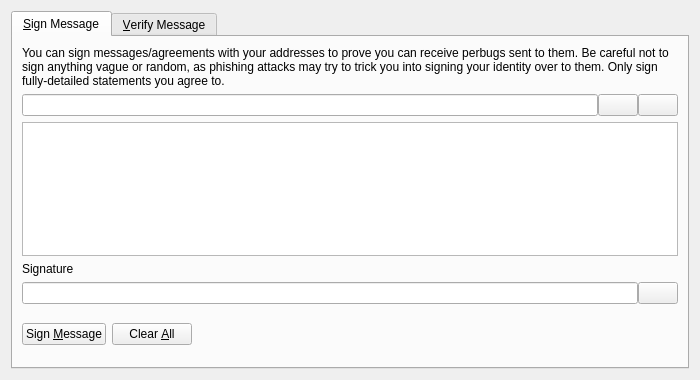
<?xml version="1.0" encoding="UTF-8"?>
<ui version="4.0">
 <class>SignVerifyMessageDialog</class>
 <widget class="QDialog" name="SignVerifyMessageDialog">
  <property name="geometry">
   <rect>
    <x>0</x>
    <y>0</y>
    <width>700</width>
    <height>380</height>
   </rect>
  </property>
  <property name="windowTitle">
   <string>Signatures - Sign / Verify a Message</string>
  </property>
  <property name="modal">
   <bool>true</bool>
  </property>
  <layout class="QVBoxLayout" name="verticalLayout">
   <item>
    <widget class="QTabWidget" name="tabWidget">
     <property name="currentIndex">
      <number>0</number>
     </property>
     <widget class="QWidget" name="tabSignMessage">
      <attribute name="title">
       <string>&amp;Sign Message</string>
      </attribute>
      <layout class="QVBoxLayout" name="verticalLayout_SM">
       <item>
        <widget class="QLabel" name="infoLabel_SM">
         <property name="text">
          <string>You can sign messages/agreements with your addresses to prove you can receive perbugs sent to them. Be careful not to sign anything vague or random, as phishing attacks may try to trick you into signing your identity over to them. Only sign fully-detailed statements you agree to.</string>
         </property>
         <property name="textFormat">
          <enum>Qt::PlainText</enum>
         </property>
         <property name="wordWrap">
          <bool>true</bool>
         </property>
        </widget>
       </item>
       <item>
        <layout class="QHBoxLayout" name="horizontalLayout_1_SM">
         <property name="spacing">
          <number>0</number>
         </property>
         <item>
          <widget class="QValidatedLineEdit" name="addressIn_SM">
           <property name="toolTip">
            <string>The Perbug address to sign the message with</string>
           </property>
          </widget>
         </item>
         <item>
          <widget class="QPushButton" name="addressBookButton_SM">
           <property name="toolTip">
            <string>Choose previously used address</string>
           </property>
           <property name="text">
            <string/>
           </property>
           <property name="icon">
            <iconset resource="../bitcoin.qrc">
             <normaloff>:/icons/address-book</normaloff>:/icons/address-book</iconset>
           </property>
           <property name="shortcut">
            <string>Alt+A</string>
           </property>
           <property name="autoDefault">
            <bool>false</bool>
           </property>
          </widget>
         </item>
         <item>
          <widget class="QPushButton" name="pasteButton_SM">
           <property name="toolTip">
            <string>Paste address from clipboard</string>
           </property>
           <property name="text">
            <string/>
           </property>
           <property name="icon">
            <iconset resource="../bitcoin.qrc">
             <normaloff>:/icons/editpaste</normaloff>:/icons/editpaste</iconset>
           </property>
           <property name="shortcut">
            <string>Alt+P</string>
           </property>
           <property name="autoDefault">
            <bool>false</bool>
           </property>
          </widget>
         </item>
        </layout>
       </item>
       <item>
        <widget class="QPlainTextEdit" name="messageIn_SM">
         <property name="toolTip">
          <string>Enter the message you want to sign here</string>
         </property>
        </widget>
       </item>
       <item>
        <widget class="QLabel" name="signatureLabel_SM">
         <property name="text">
          <string>Signature</string>
         </property>
         <property name="textFormat">
          <enum>Qt::PlainText</enum>
         </property>
        </widget>
       </item>
       <item>
        <layout class="QHBoxLayout" name="horizontalLayout_2_SM">
         <property name="spacing">
          <number>0</number>
         </property>
         <item>
          <widget class="QLineEdit" name="signatureOut_SM">
           <property name="font">
            <font>
             <italic>true</italic>
            </font>
           </property>
           <property name="readOnly">
            <bool>true</bool>
           </property>
          </widget>
         </item>
         <item>
          <widget class="QPushButton" name="copySignatureButton_SM">
           <property name="toolTip">
            <string>Copy the current signature to the system clipboard</string>
           </property>
           <property name="text">
            <string/>
           </property>
           <property name="icon">
            <iconset resource="../bitcoin.qrc">
             <normaloff>:/icons/editcopy</normaloff>:/icons/editcopy</iconset>
           </property>
           <property name="autoDefault">
            <bool>false</bool>
           </property>
          </widget>
         </item>
        </layout>
       </item>
       <item>
        <layout class="QHBoxLayout" name="horizontalLayout_3_SM">
         <item>
          <widget class="QPushButton" name="signMessageButton_SM">
           <property name="toolTip">
            <string>Sign the message to prove you own this Perbug address</string>
           </property>
           <property name="text">
            <string>Sign &amp;Message</string>
           </property>
           <property name="icon">
            <iconset resource="../bitcoin.qrc">
             <normaloff>:/icons/edit</normaloff>:/icons/edit</iconset>
           </property>
           <property name="autoDefault">
            <bool>false</bool>
           </property>
          </widget>
         </item>
         <item>
          <widget class="QPushButton" name="clearButton_SM">
           <property name="toolTip">
            <string>Reset all sign message fields</string>
           </property>
           <property name="text">
            <string>Clear &amp;All</string>
           </property>
           <property name="icon">
            <iconset resource="../bitcoin.qrc">
             <normaloff>:/icons/remove</normaloff>:/icons/remove</iconset>
           </property>
           <property name="autoDefault">
            <bool>false</bool>
           </property>
          </widget>
         </item>
         <item>
          <spacer name="horizontalSpacer_1_SM">
           <property name="orientation">
            <enum>Qt::Horizontal</enum>
           </property>
           <property name="sizeHint" stdset="0">
            <size>
             <width>40</width>
             <height>48</height>
            </size>
           </property>
          </spacer>
         </item>
         <item>
          <widget class="QLabel" name="statusLabel_SM">
           <property name="font">
            <font>
             <weight>75</weight>
             <bold>true</bold>
            </font>
           </property>
           <property name="text">
            <string/>
           </property>
           <property name="wordWrap">
            <bool>true</bool>
           </property>
          </widget>
         </item>
         <item>
          <spacer name="horizontalSpacer_2_SM">
           <property name="orientation">
            <enum>Qt::Horizontal</enum>
           </property>
           <property name="sizeHint" stdset="0">
            <size>
             <width>40</width>
             <height>48</height>
            </size>
           </property>
          </spacer>
         </item>
        </layout>
       </item>
      </layout>
     </widget>
     <widget class="QWidget" name="tabVerifyMessage">
      <attribute name="title">
       <string>&amp;Verify Message</string>
      </attribute>
      <layout class="QVBoxLayout" name="verticalLayout_VM">
       <item>
        <widget class="QLabel" name="infoLabel_VM">
         <property name="text">
          <string>Enter the receiver's address, message (ensure you copy line breaks, spaces, tabs, etc. exactly) and signature below to verify the message. Be careful not to read more into the signature than what is in the signed message itself, to avoid being tricked by a man-in-the-middle attack. Note that this only proves the signing party receives with the address, it cannot prove sendership of any transaction!</string>
         </property>
         <property name="textFormat">
          <enum>Qt::PlainText</enum>
         </property>
         <property name="alignment">
          <set>Qt::AlignLeading|Qt::AlignLeft|Qt::AlignTop</set>
         </property>
         <property name="wordWrap">
          <bool>true</bool>
         </property>
        </widget>
       </item>
       <item>
        <layout class="QHBoxLayout" name="horizontalLayout_1_VM">
         <property name="spacing">
          <number>0</number>
         </property>
         <item>
          <widget class="QValidatedLineEdit" name="addressIn_VM">
           <property name="toolTip">
            <string>The Perbug address the message was signed with</string>
           </property>
          </widget>
         </item>
         <item>
          <widget class="QPushButton" name="addressBookButton_VM">
           <property name="toolTip">
            <string>Choose previously used address</string>
           </property>
           <property name="text">
            <string/>
           </property>
           <property name="icon">
            <iconset resource="../bitcoin.qrc">
             <normaloff>:/icons/address-book</normaloff>:/icons/address-book</iconset>
           </property>
           <property name="shortcut">
            <string>Alt+A</string>
           </property>
           <property name="autoDefault">
            <bool>false</bool>
           </property>
          </widget>
         </item>
        </layout>
       </item>
       <item>
        <widget class="QPlainTextEdit" name="messageIn_VM"/>
       </item>
       <item>
        <widget class="QValidatedLineEdit" name="signatureIn_VM"/>
       </item>
       <item>
        <layout class="QHBoxLayout" name="horizontalLayout_2_VM">
         <item>
          <widget class="QPushButton" name="verifyMessageButton_VM">
           <property name="toolTip">
            <string>Verify the message to ensure it was signed with the specified Perbug address</string>
           </property>
           <property name="text">
            <string>Verify &amp;Message</string>
           </property>
           <property name="icon">
            <iconset resource="../bitcoin.qrc">
             <normaloff>:/icons/transaction_0</normaloff>:/icons/transaction_0</iconset>
           </property>
           <property name="autoDefault">
            <bool>false</bool>
           </property>
          </widget>
         </item>
         <item>
          <widget class="QPushButton" name="clearButton_VM">
           <property name="toolTip">
            <string>Reset all verify message fields</string>
           </property>
           <property name="text">
            <string>Clear &amp;All</string>
           </property>
           <property name="icon">
            <iconset resource="../bitcoin.qrc">
             <normaloff>:/icons/remove</normaloff>:/icons/remove</iconset>
           </property>
           <property name="autoDefault">
            <bool>false</bool>
           </property>
          </widget>
         </item>
         <item>
          <spacer name="horizontalSpacer_1_VM">
           <property name="orientation">
            <enum>Qt::Horizontal</enum>
           </property>
           <property name="sizeHint" stdset="0">
            <size>
             <width>40</width>
             <height>48</height>
            </size>
           </property>
          </spacer>
         </item>
         <item>
          <widget class="QLabel" name="statusLabel_VM">
           <property name="font">
            <font>
             <weight>75</weight>
             <bold>true</bold>
            </font>
           </property>
           <property name="text">
            <string/>
           </property>
           <property name="wordWrap">
            <bool>true</bool>
           </property>
          </widget>
         </item>
         <item>
          <spacer name="horizontalSpacer_2_VM">
           <property name="orientation">
            <enum>Qt::Horizontal</enum>
           </property>
           <property name="sizeHint" stdset="0">
            <size>
             <width>40</width>
             <height>48</height>
            </size>
           </property>
          </spacer>
         </item>
        </layout>
       </item>
      </layout>
     </widget>
    </widget>
   </item>
  </layout>
 </widget>
 <customwidgets>
  <customwidget>
   <class>QValidatedLineEdit</class>
   <extends>QLineEdit</extends>
   <header>qvalidatedlineedit.h</header>
  </customwidget>
 </customwidgets>
 <resources>
  <include location="../bitcoin.qrc"/>
 </resources>
 <connections/>
</ui>
